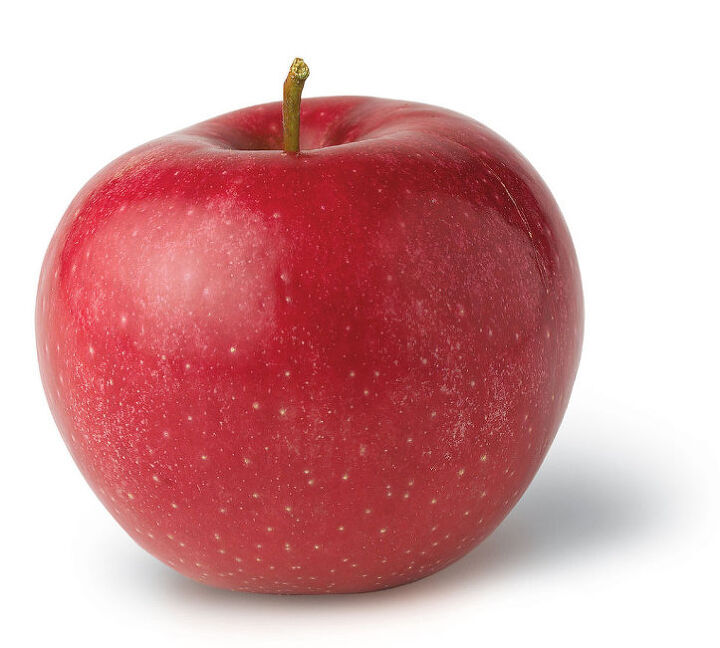
#> input picture python_opencv/images/apple.jpg, 720 x 648 px, found by its file name
$ python test.py
#> lines starting #> are read from the running program, lines starting #| are printed output that depends on the picture
import cv2
import numpy as np

img_src = cv2.imread('images/apple.jpg',cv2.IMREAD_COLOR)
#> img_src is the input picture: shape (648, 720, 3); mean B, G, R 163.8, 161.5, 213.9
h, w = img_src.shape[:2]
#> h = 648; w = 720
img_b, img_g, img_r = cv2.split(img_src)
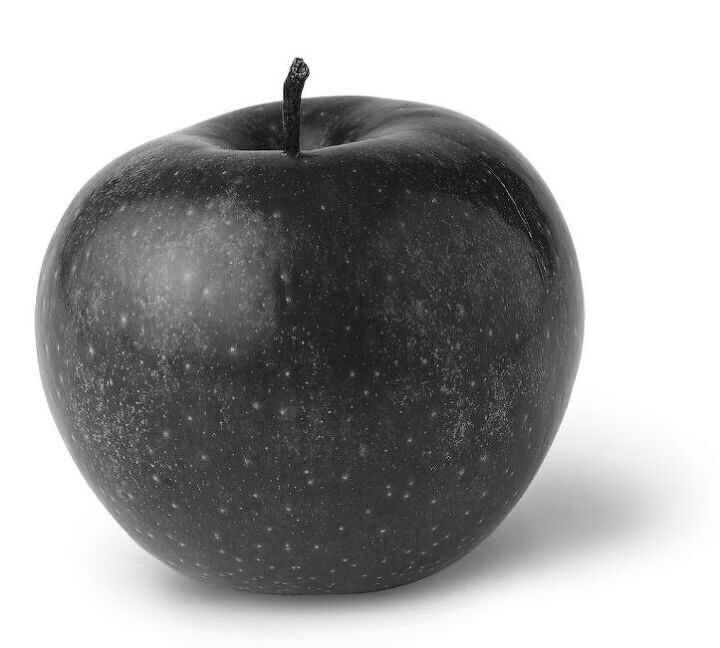
#> img_b: shape (648, 720); min 0, max 255, mean 163.8
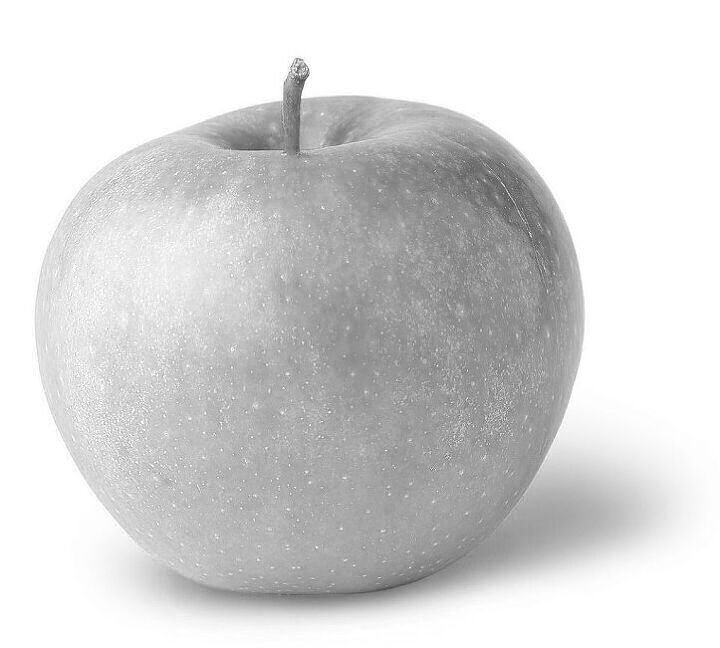
#> img_r: shape (648, 720); min 62, max 255, mean 213.9
img_dst = cv2.merge((img_b,img_b,img_b))
zero = np.zeros((h,w,1),dtype=np.uint8)
img_dst1 = cv2.merge((img_b,zero,zero))
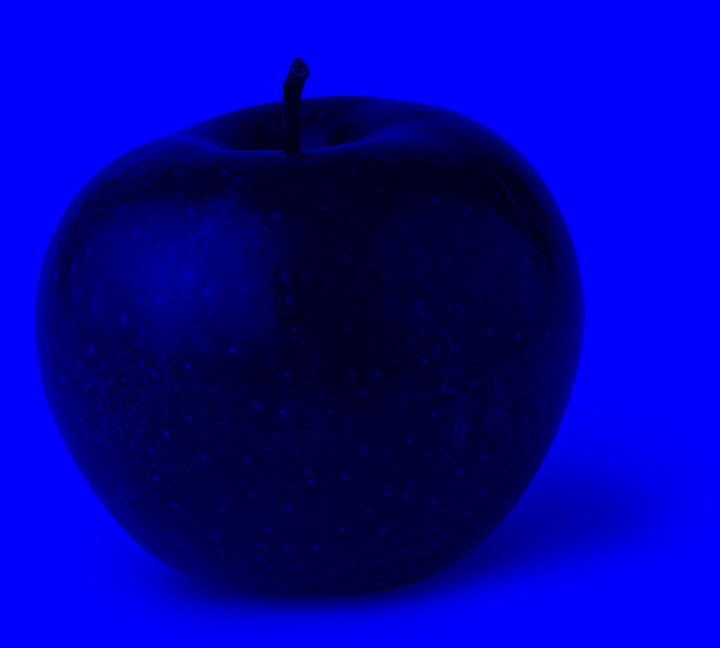
#> img_dst1: shape (648, 720, 3); mean of channels 0, 1, 2 163.8, 0, 0; drawn as B, G, R

cv2.imshow('src',img_src)
# cv2.imshow('b',img_b)
# cv2.imshow('g',img_g)
# cv2.imshow('r',img_r)
cv2.imshow('dst',img_dst)
cv2.imshow('dst1',img_dst1)
cv2.waitKey()
cv2.destroyAllWindows()

$ run again, with python_opencv/images/bori.jpg copied over python_opencv/images/apple.jpg
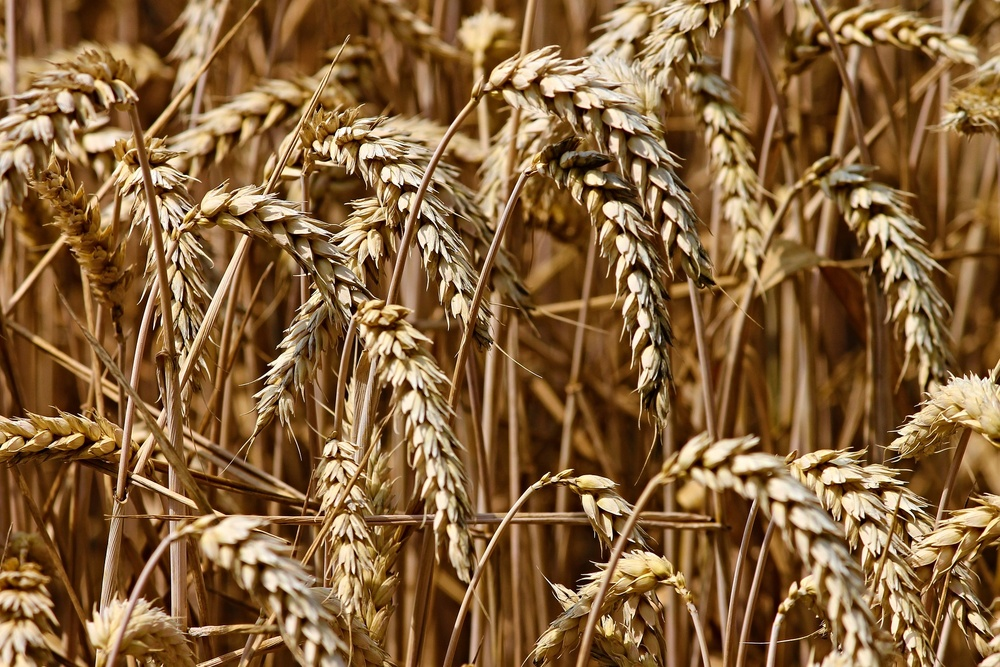
#> input picture python_opencv/images/bori.jpg, 1000 x 667 px, shrunk from 1920 x 1280 before the run, found by its file name
#> img_src is the input picture: shape (667, 1000, 3); mean B, G, R 59.6, 99.1, 134.7
#> `img_b, img_g, img_r = cv2.split(img_src)`:
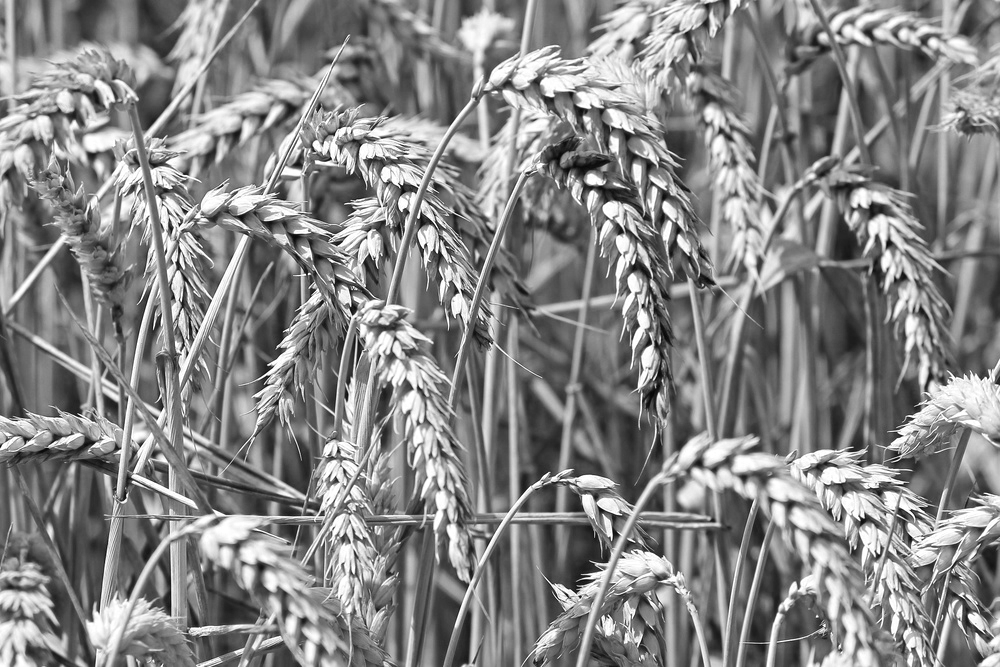
#> img_r: shape (667, 1000); min 4, max 255, mean 134.7
#> `img_dst1 = cv2.merge((img_b,zero,zero))`:
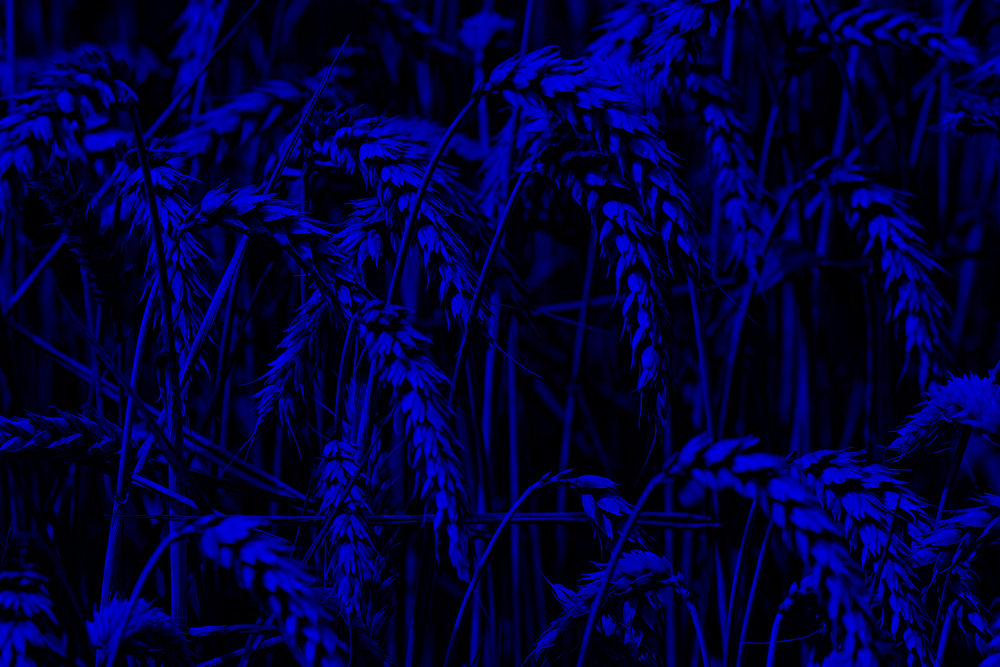
#> img_dst1: shape (667, 1000, 3); mean of channels 0, 1, 2 59.6, 0, 0; drawn as B, G, R
